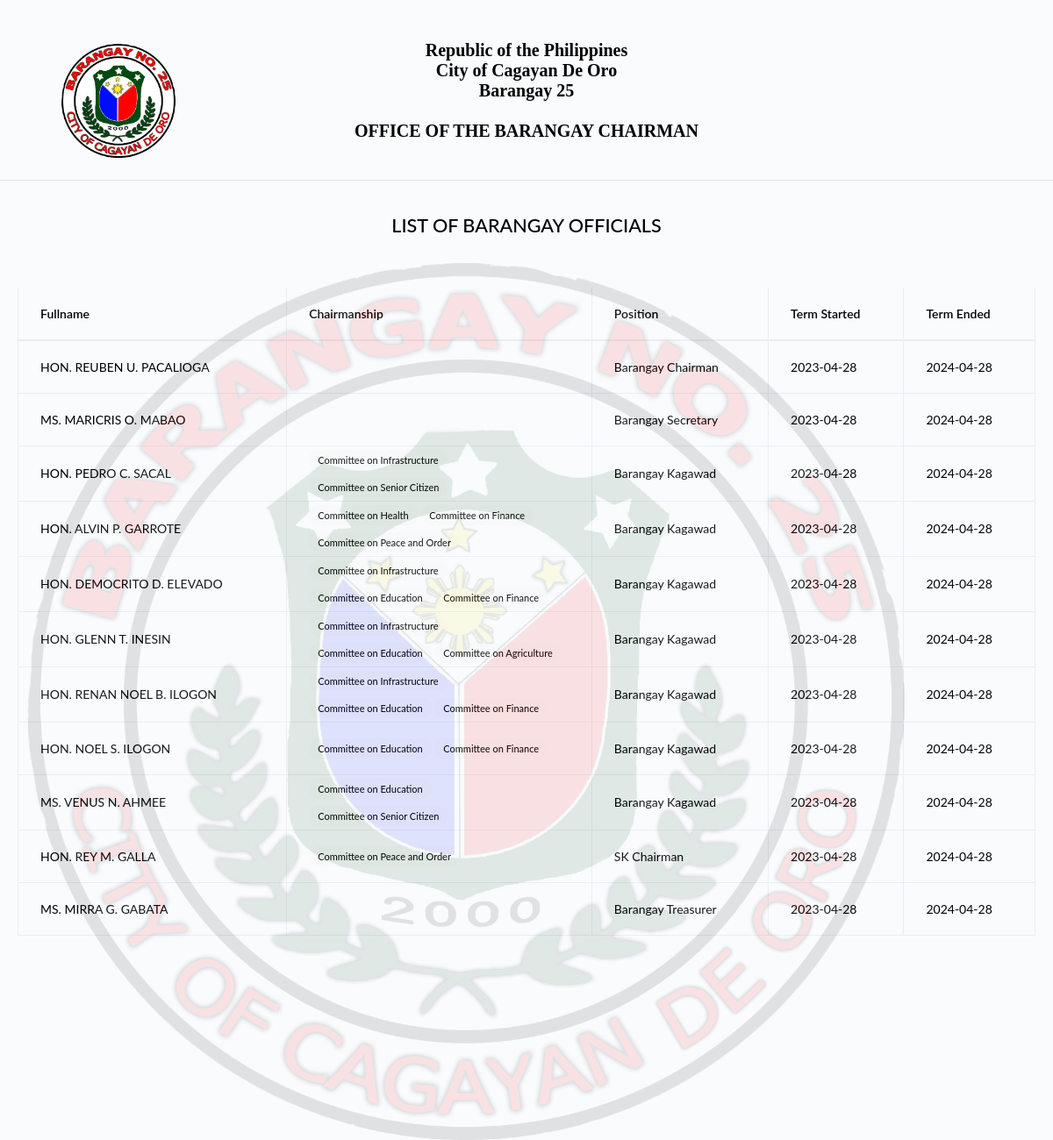
Page /generate_officials.php (signed in) on the earlier database version.
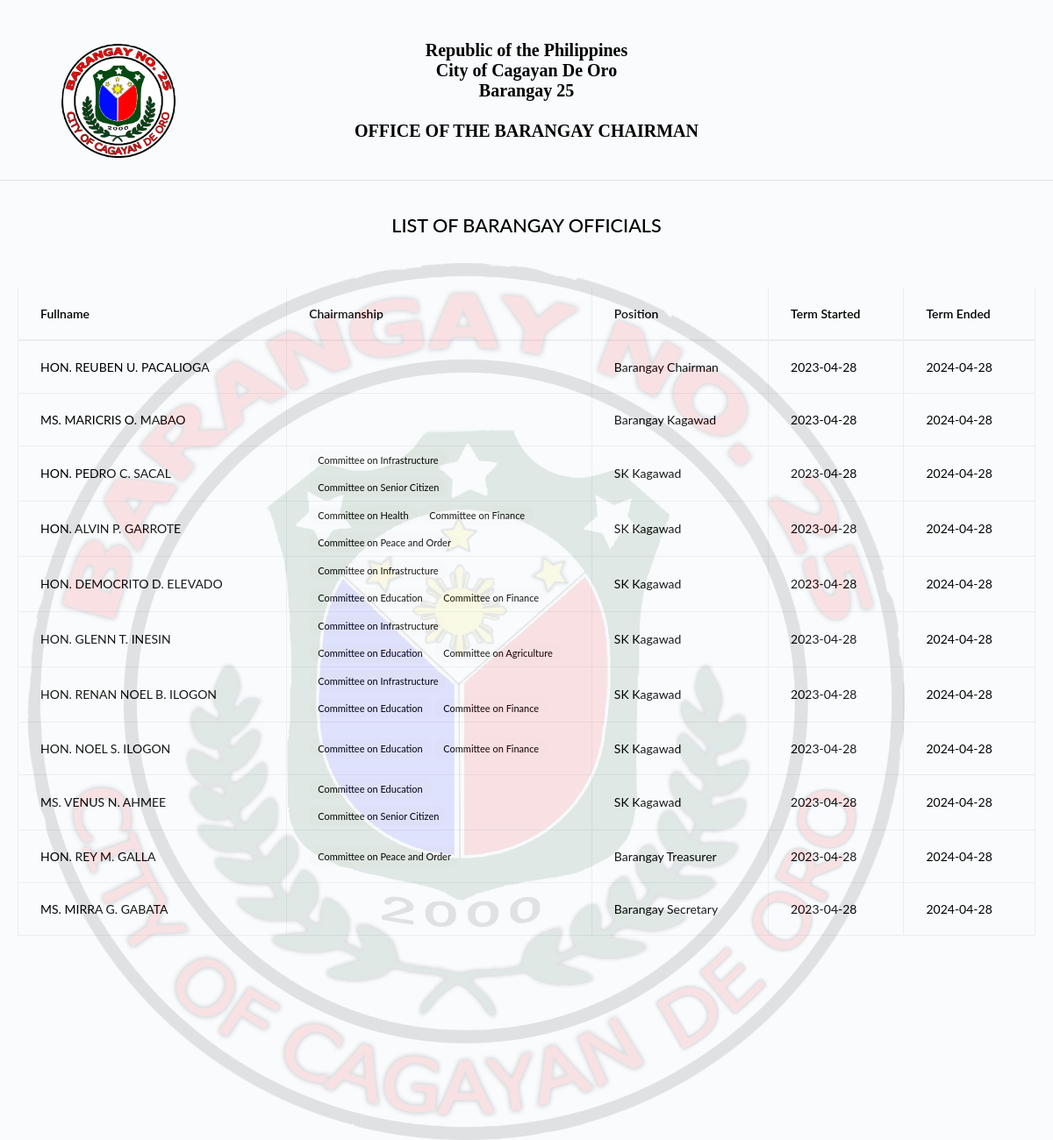
Same page on the later database version.
### tables this page shows
CREATE TABLE `tblbrgy_info` (
  `id_brgy_info` int(11) NOT NULL,
  `province` varchar(100) DEFAULT NULL,
  `town` varchar(100) DEFAULT NULL,
  `brgy_name` varchar(50) DEFAULT NULL,
  `contact_number` varchar(50) DEFAULT NULL,
  `dashboard_text` text DEFAULT NULL,
  `image` varchar(200) DEFAULT NULL,
  `city_logo` varchar(100) DEFAULT NULL,
  `brgy_logo` varchar(100) DEFAULT NULL
);

CREATE TABLE `tblofficials` (
  `id_officials` int(11) NOT NULL,
  `honorifics` varchar(10) DEFAULT NULL,
  `name` varchar(50) DEFAULT NULL,
  `id_position` varchar(50) DEFAULT NULL,
  `termstart` date DEFAULT NULL,
  `termend` date DEFAULT NULL,
  `status` varchar(20) DEFAULT NULL,
  `archive` int(5) DEFAULT NULL COMMENT '0-NO; 1-YES;'
);

CREATE TABLE `tblposition` (
  `id_position` int(11) NOT NULL,
  `position` varchar(50) DEFAULT NULL,
  `order` int(11) DEFAULT NULL
);

CREATE TABLE `tblofficials_chairmanships` (
  `id_officials_chairmanship` int(11) NOT NULL,
  `id_officials` int(11) NOT NULL,
  `id_chairmanship` int(11) NOT NULL
);

CREATE TABLE `tblchairmanship` (
  `id_chairmanship` int(11) NOT NULL,
  `title` varchar(100) DEFAULT NULL
);

### model/fetch_brgy_info.php (called while the page is built, shortened)
<?php
    $query = "SELECT * FROM tblbrgy_info";
    $result = $conn->query($query);
	$row = $result->fetch_assoc();
	if($row){
		$town	     = $row['town'];
		$brgy 		 = $row['brgy_name'];
		$brgy_logo	 = $row['brgy_logo'];
	}
?>

### generate_officials.php (the view, shortened to what this page needs)
<?php include 'server/server.php' ?>
<?php include 'model/fetch_brgy_info.php' ?>
<?php
$query = "SELECT * FROM tblofficials JOIN tblposition ON tblposition.id_position=tblofficials.id_position WHERE `archive` = '0' ORDER BY tblposition.id_position ASC ";
$result = $conn->query($query);
$current_officials = array();
while ($row = $result->fetch_assoc()) {
    $current_officials[] = $row;
}
?>
<!DOCTYPE html>
<html>
<head>
    <?php include 'templates/header.php' ?>
</head>
<body onload="window.print()">
    <div class="container">
        <div class="row" id="cont">
            <img id="brgylogo" style="width:130px; height: 130px;" src="assets/uploads/<?= $brgy_logo ?>" class="img-fluid" />
            <img id="bg-brgylogo" src="assets/uploads/<?= $brgy_logo ?>" />
            <div class="col-12 p-3 text-center" id="head">
                <p class="fw-bold" style="font-size: 20px; font-family: Book Antiqua; line-height: 23px;">Republic of the Philippines<br>City of <?= ucwords($town) ?><br><?= ucwords($brgy) ?><br><br>OFFICE OF THE BARANGAY CHAIRMAN</p>
                <br>
                <br>
            </div>
        </div>
    </div>
    <hr>
    <div class="card-body">
        <div class="container mb-5">
            <div class="row">
                <div class="col text-center">
                    <h2><?= strtoupper('List of Barangay Officials') ?></h2>
                </div>
            </div>
        </div>
        <div class="table-responsive">
            <table id="residenttable" class="display table table-bordered">
                <thead>
                    <tr>
                        <th scope="col">Fullname</th>
                        <th scope="col">Chairmanship</th>
                        <th scope="col">Position</th>
                        <th scope="col">Term Started</th>
                        <th scope="col">Term Ended</th>
                    </tr>
                </thead>
                <tbody>
                    <?php if (!empty($current_officials)) : ?>
                        <?php foreach ($current_officials as $row) : ?>
                            <tr>
                                <td class="text-uppercase"><?= $row['honorifics'] ?> <?= $row['name'] ?></td>
                                <td style="width: 30%;">
                                    <?php
                                    $id_official = $row['id_officials'];
                                    $query_get_chair = "SELECT * FROM tblofficials_chairmanships JOIN tblchairmanship ON tblchairmanship.id_chairmanship=tblofficials_chairmanships.id_chairmanship WHERE `id_officials` = '$id_official'";
                                    $result_get_chair = $conn->query($query_get_chair);
                                    $get_chair = array();
                                    while ($chair_row = $result_get_chair->fetch_assoc()) {
                                        $get_chair[] = $chair_row;
                                    }
                                    if (!empty($get_chair)) {
                                        foreach ($get_chair as $get_chair_row) {
                                    ?>
                                            <span class="badge badge-pill badge-light mt-1 mb-1" style="color: black;"><?= $get_chair_row['title'] ?></span>
                                    <?php
                                        }
                                    }
                                    ?>
                                </td>
                                <td><?= $row['position'] ?></td>
                                <td><?= $row['termstart'] ?></td>
                                <td><?= $row['termend'] ?></td>
                            </tr>
                        <?php endforeach ?>
                    <?php else : ?>
                        <tr>
                            <td colspan="5" class="text-center">No Available Data</td>
                        </tr>
                    <?php endif ?>
                </tbody>
            </table>
        </div>
    </div>
    <?php include 'templates/footer.php' ?>
</body>
</html>

### templates/header.php (shortened to what this page needs)
<link rel="stylesheet" href="assets/css/bootstrap.min.css">
<link rel="stylesheet" href="assets/css/atlantis.css">
<link rel="stylesheet" href="assets/css/custom.css">

### templates/footer.php (shortened to what this page needs)
<link rel="stylesheet" href="https://ajax.googleapis.com/ajax/libs/jqueryui/1.13.2/themes/smoothness/jquery-ui.css">

### generate_officials.php (style rules this page uses)
body { color: black; }
#cont { position: relative; top: 0; left: 0; }
#head { position: relative; top: 30px; left: 0; }
#brgylogo { position: absolute; top: 50px; left: 40px; }
#bg-brgylogo { position: absolute; top: 300px; left: 1px; width: 1000px; height: 1000px; opacity: 0.1; }
p { padding: 0px; margin: 0px; }
table, td, th { border: 1px solid; }

Differences in the rows shown:
changed through a linked row, tblofficials "MARICRIS O. MABAO": id_position.position "Barangay Secretary" → "Barangay Kagawad"
changed through a linked row, tblofficials "PEDRO C. SACAL": id_position.position "Barangay Kagawad" → "SK Kagawad"
changed through a linked row, tblofficials "ALVIN P. GARROTE": id_position.position "Barangay Kagawad" → "SK Kagawad"
changed through a linked row, tblofficials "DEMOCRITO D. ELEVADO": id_position.position "Barangay Kagawad" → "SK Kagawad"
changed through a linked row, tblofficials "GLENN T. INESIN": id_position.position "Barangay Kagawad" → "SK Kagawad"
changed through a linked row, tblofficials "RENAN NOEL B. ILOGON": id_position.position "Barangay Kagawad" → "SK Kagawad"
changed through a linked row, tblofficials "NOEL S. ILOGON": id_position.position "Barangay Kagawad" → "SK Kagawad"
changed through a linked row, tblofficials "VENUS N. AHMEE": id_position.position "Barangay Kagawad" → "SK Kagawad"
changed through a linked row, tblofficials "REY M. GALLA": id_position.position "SK Chairman" → "Barangay Treasurer"
changed through a linked row, tblofficials "MIRRA G. GABATA": id_position.position "Barangay Treasurer" → "Barangay Secretary"
